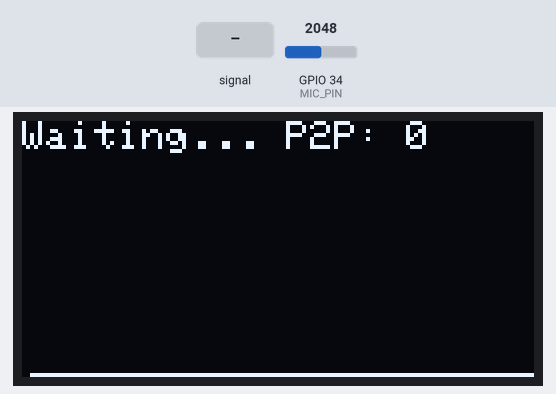
The sketch below on a simulated ESP32. Parts: 128×64 one-colour display. Inputs (shaded band) come from the test bench; at power-on: GPIO 34 (MIC_PIN) = 2048. What the sketch prints to the serial monitor is not drawn.

Above: at 1.2 s.
1.3 s: GPIO 34 (MIC_PIN) fed a 2 Hz sine of ±1228 counts around its level
At 2.0 s:
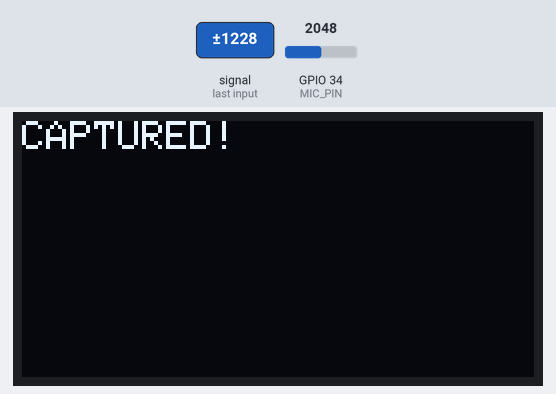
4.3 s: GPIO 34 (MIC_PIN) fed a 200 Hz sine of ±327 counts around its level
At 5.17 s:
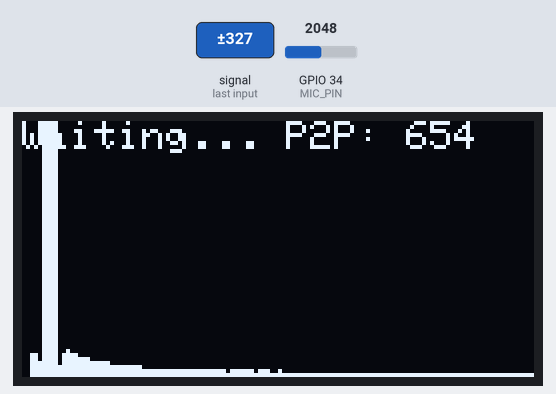
6.6 s: GPIO 34 (MIC_PIN) fed a 50 Hz sine of ±1228 counts around its level
At 7.33 s:
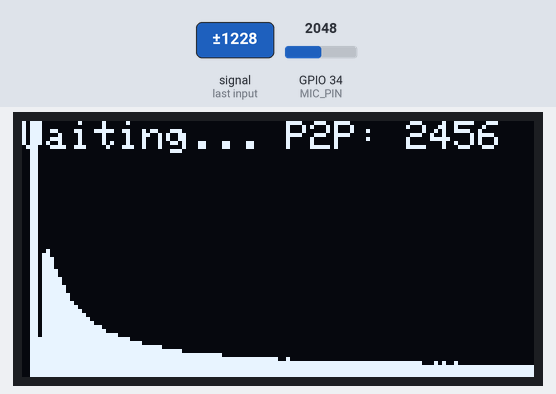
8.7 s: GPIO 34 (MIC_PIN) set to 2866
At 9.6 s:
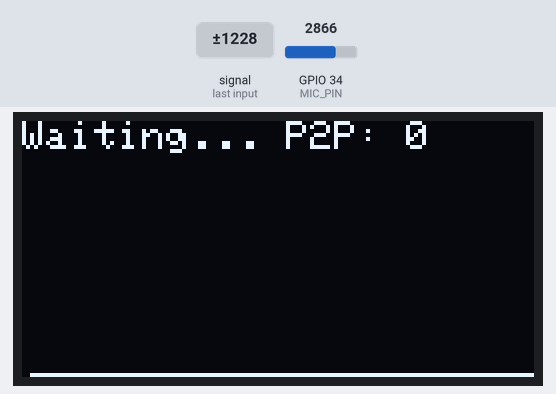
10.2 s: GPIO 34 (MIC_PIN) fed a 200 Hz sine of ±1023 counts around its level
At 11.0 s:
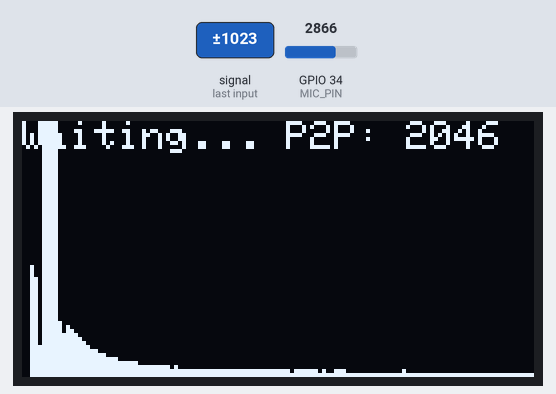
12.5 s: GPIO 34 (MIC_PIN) fed a 2 Hz sine of ±1228 counts around its level
At 13.98 s:
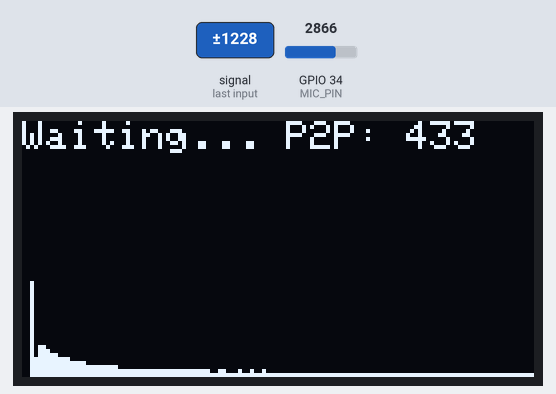
Timing chart, 0 to 15.5 s (numbered marks = the images above; inputs shaded):
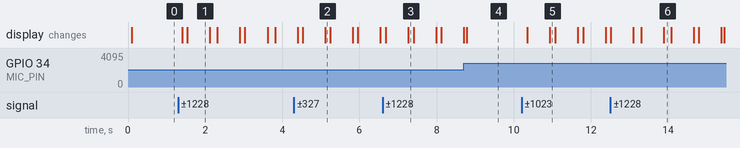

Measured:
- after the input at 1.3 s, the display: first changes after 0.10 s (image 1 shows a later state)
- after the input at 8.7 s, the display: first differs from a run without the input after 0.08 s (image 4)
- after the input at 10.2 s, the display: first changes after 0.15 s (image 5 shows a later state)
- what the display in image 1 shows lasts 0.6 s, from 1.5 s to 2.1 s

The sketch:

sketch_jan7b.ino
```cpp
#include <Wire.h>
#include <Adafruit_GFX.h>
#include <Adafruit_SSD1306.h>
#include "arduinoFFT.h"

#define SCREEN_WIDTH 128
#define SCREEN_HEIGHT 64
Adafruit_SSD1306 display(SCREEN_WIDTH, SCREEN_HEIGHT, &Wire, -1);

#define SAMPLES 256
#define SAMPLING_FREQUENCY 16000 // 16000 / 256 = 62.5 Hz per FFT bin
#define MIC_PIN 34
#define BUTTON_PIN 13

double vReal[SAMPLES];
double vImag[SAMPLES];
unsigned long sampling_period_us;

ArduinoFFT<double> FFT = ArduinoFFT<double>(vReal, vImag, SAMPLES, SAMPLING_FREQUENCY);

void setup() {
  Serial.begin(115200);
  pinMode(BUTTON_PIN, INPUT_PULLUP);

  if(!display.begin(SSD1306_SWITCHCAPVCC, 0x3C)) for(;;);
  display.clearDisplay();

  sampling_period_us = round(1000000 * (1.0 / SAMPLING_FREQUENCY));
  Serial.println("System Ready. Press Button to save sample.");
}

void loop() {
  double mean = 0;
  int maxVal = 0;
  int minVal = 4095;
  unsigned long microseconds;

  // 1. Sampling, and tracking the peak-to-peak amplitude
  for (int i = 0; i < SAMPLES; i++) {
    microseconds = micros();
    int val = analogRead(MIC_PIN);
    vReal[i] = val;
    vImag[i] = 0;
    mean += val;

    // Track max and min to estimate loudness
    if (val > maxVal) maxVal = val;
    if (val < minVal) minVal = val;

    while (micros() < (microseconds + sampling_period_us));
  }

  int peakToPeak = maxVal - minVal; // Loudness of the captured sound

  // 2. Remove the DC offset
  mean /= SAMPLES;
  for (int i = 0; i < SAMPLES; i++) vReal[i] -= mean;

  // 3. FFT
  FFT.windowing(FFT_WIN_TYP_HAMMING, FFT_FORWARD);
  FFT.compute(FFT_FORWARD);
  FFT.complexToMagnitude();

  // 4. Auto-trigger: send a frame when the sound is loud enough
  // Adjust the threshold (200) to the needed sensitivity (check values in the Serial Plotter first)
  if (peakToPeak > 200) {
    Serial.print("DATA_START,");
    for (int i = 0; i < (SAMPLES / 2); i++) {
      Serial.print(vReal[i], 2);
      if (i < (SAMPLES / 2) - 1) Serial.print(",");
    }
    Serial.println(",DATA_END");

    // Show on the display that a frame was captured
    display.clearDisplay();
    display.setCursor(0, 0);
    display.print("CAPTURED!");
    display.display();

    delay(200); // Short cooldown (200 ms) before the next capture
  }

  // 5. Live display while waiting for a trigger
  display.clearDisplay();
  display.setCursor(0, 0);
  display.print("Waiting... P2P: ");
  display.print(peakToPeak);
  // Draw the spectrum
  for (int i = 2; i < (SAMPLES/2); i++) {
    int barHeight = map(vReal[i], 0, 1500, 0, 50);
    display.drawLine(i, 63, i, 63 - barHeight, SSD1306_WHITE);
  }
  display.display();
}
```
